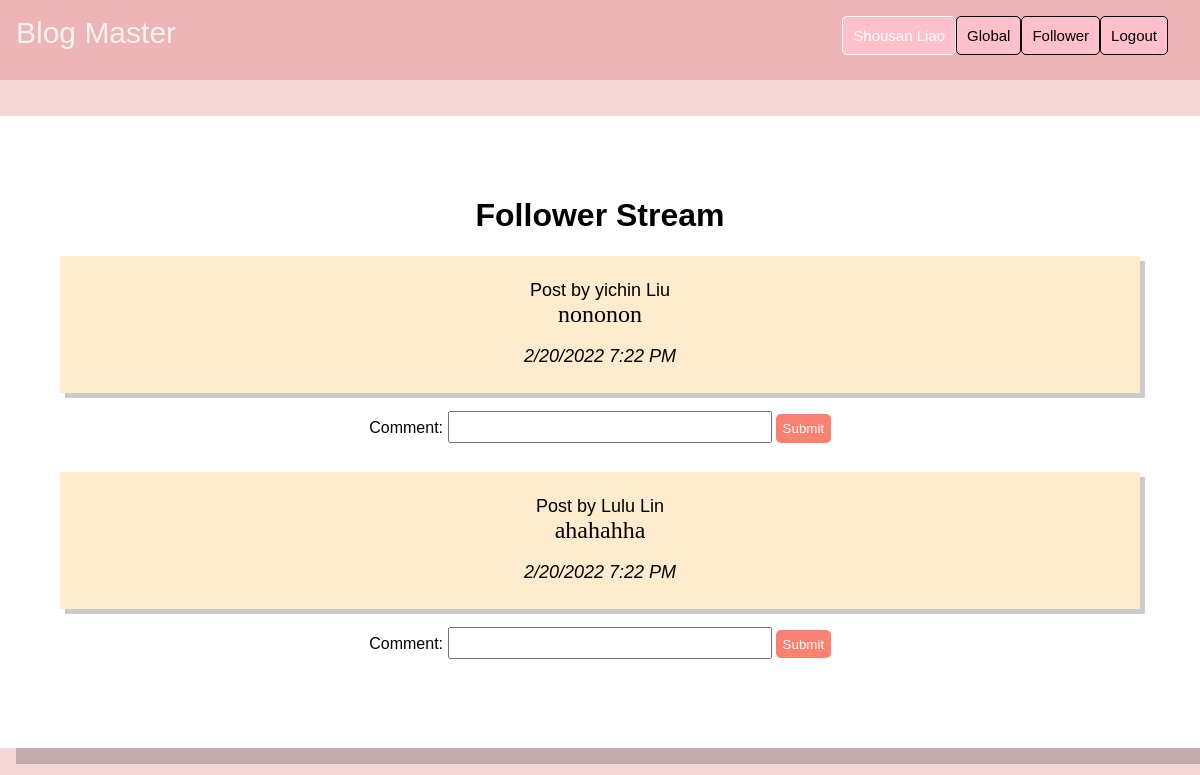
/socialnetwork/follower (signed in), run on the app's committed database.
### socialnetwork/models.py (models this page shows, shortened)
class Post(models.Model):
    user = models.ForeignKey(User, default=None, on_delete=models.PROTECT)
    text = models.CharField(max_length=200)
    creation_time = models.DateTimeField()

### socialnetwork/views.py (the view)
# urls.py: path('follower', views.follower_action, name="follower"),
@login_required
def follower_action(request):
    follower_post = []
    if request.method == 'GET':
        following = request.user.profile.following.all()
        all_post = Post.objects.all()
        for post in all_post:
            if post.user in following:
                follower_post.append(post)
        follower_post.sort(reverse = True, key = lambda post : post.creation_time)
        return render(request, 'socialnetwork/follower.html', {
            "posts": follower_post
        })

### socialnetwork/templates/socialnetwork/follower.html (shortened to what this page needs)
<html>
  <head>
    <link rel="stylesheet" href="/static/socialnetwork/global.css" />
  </head>
  <body>
    {% include './nav.html' %}
    <div class="back">
      <h1 id="id_page_name">Follower Stream</h1>
      {% for post in posts %}
        <div class="post" id="id_post_div_{{post.id}}">
          <p>
            <a class="post_profile" id="id_post_profile_{{post.id}}" style="None" href="{% url 'other' post.user.id %}">Post by {{post.user.first_name}} {{post.user.last_name}}</a><br>
            <span class="post_text" id="id_post_text_{{post.id}}">{{post.text}}</span>
          </p>
          <p class="post_date_time" id="id_post_date_time_{{post.id}}">{{post.creation_time|date:"n/j/Y g:i A"}}</p>
        </div>
        <div>
          <form action="">
            <label>Comment:</label>
            <input class="comment_input_text" type="text" id="id_comment_input_text_{{post.id}}" />
            <input type="submit" id="id_comment_button_{{post.id}}" />
          </form>
        </div>
      {% endfor %}
    </div>
  </body>
</html>

### socialnetwork/templates/socialnetwork/nav.html
<html>
  <head>
    <link rel="stylesheet" href="/static/socialnetwork/nav.css" />
  </head>
  <body>
    <div class="topnav" id="id_header_div">
      <a href="{% url 'home'%}" id="id_site_name">Blog Master</a>
      <div class="right-part">
          <a id="id_nav_profile" href= "{% url 'profile'%}">{{user.first_name}} {{user.last_name}}</a>
          <a id="id_nav_global_stream" href="{% url 'home'%}">Global</a>
          <a id="id_nav_follower_stream" href="{% url 'follower'%}">Follower</a>
          <a id="id_nav_logout" href="{% url 'logout'%}">Logout</a>
      </div>
    </div>
  </body>
</html>

### socialnetwork/static/socialnetwork/global.css (style rules this page uses)
html { box-sizing: border-box; background: rgb(245, 214, 214); font-family: Raleway, sans-serif; }
body { margin: 0; }
.back { padding: 5%; background: white; max-width: 70em; margin: 3% auto; box-shadow: 1em 1em 0 0 rgba(0, 0, 0, 0.2); text-align: center; }
.comment_input_text { width: 30%; height: 2rem; padding: 0.2em; margin: 0.2em 0 0.6em; font-size: 1.2em; }
input[type="submit"] { background: salmon; border: none; margin: 1em 0; color: white; padding: 0.5em; border-radius: 5px; }
.post { background: blanchedalmond; padding: 0.5em; margin: 0.5em 0; box-shadow: 5px 5px 0 0 rgba(0, 0, 0, 0.2); }
.post_text { font-size: 24px; font-family: "Times New Roman" }
.post_profile { font-size: 18px; }
.post_date_time { font-size: 18px; font-style: italic; }

### socialnetwork/static/socialnetwork/nav.css (style rules this page uses)
html { box-sizing: border-box; background: rgb(245, 214, 214); font-family: Raleway, sans-serif; }
body { margin: 0; }
.topnav { overflow: hidden; height: 5rem; background-color: rgb(237, 181, 181); }
.topnav a { float: left; color: #f2f2f2; text-align: center; padding: 16px; text-decoration: none; font-size: 30px; }
a { color: inherit; text-decoration: inherit; }
.right-part { float: right; margin: 1rem 2rem; }
#id_nav_profile { font-size: 15px; color: white; }
.right-part a { background-color: pink; color: black; font-size: 15px; padding: 10px; border: 1px solid; border-radius: 5px; }

### data on the page
Post: user.first_name "yichin", user.last_name "Liu", text "nononon", creation_time "2/20/2022 7:22 PM"
Post: user.first_name "Lulu", user.last_name "Lin", text "ahahahha", creation_time "2/20/2022 7:22 PM"

### other printed values
{{ user.first_name }} "Shousan"
{{ user.last_name }} "Liao"
